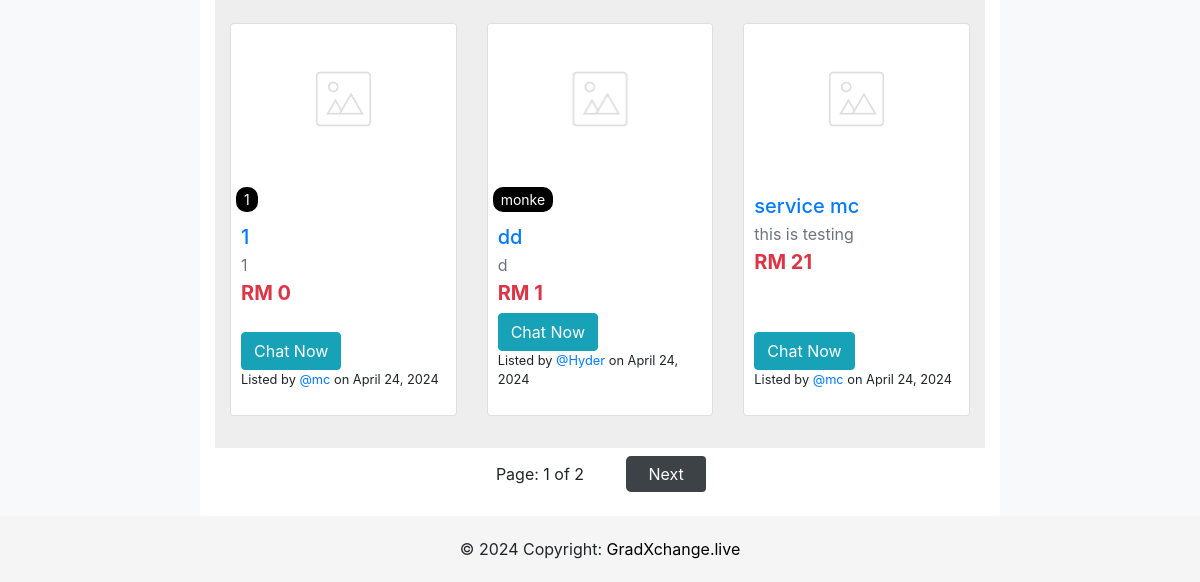
The page /service/ (lower part) on the database as committed earlier.
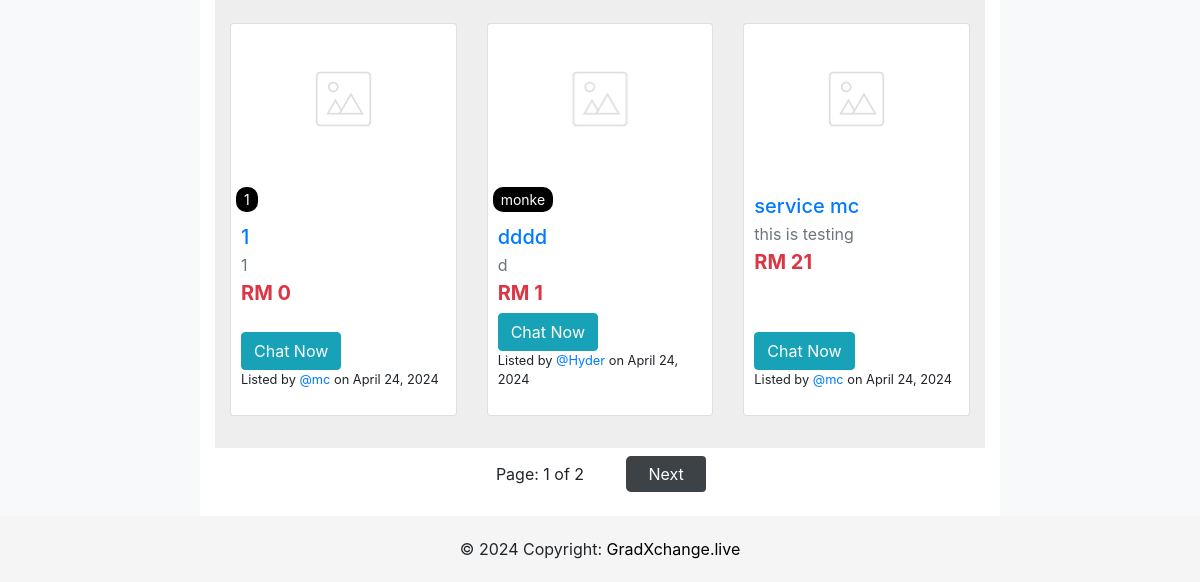
The same page on the database as committed later.
### service/models.py (models this page shows, shortened)
class Service(models.Model):
    tags = TaggableManager()
    service_name = models.CharField(max_length=200)
    service_desc = models.CharField(max_length=200)
    service_detail = models.CharField(max_length=2000)
    service_price = models.IntegerField()
    service_image = models.ImageField(upload_to='images_service', default="notfound.png")
    created =  models.DateTimeField(auto_now_add=True)
    user_name = models.ForeignKey(User, on_delete=models.CASCADE,default=1)

### service/views.py (the view)
# urls.py: path('', views.index, name='index'),
def index(request):
    service_list =  Service.objects.all().order_by('-created')
    service_name = request.GET.get('service_name')
    if service_name != '' and service_name is not None:
        service_list = service_list.filter(service_name__icontains=service_name)
    result_count = service_list.count()
    paginator = Paginator(service_list,12)
    page = request.GET.get('page')
    service_list = paginator.get_page(page)
    context = {
         'service_list':service_list, 'result_count': result_count,'service_name': service_name,
    }
    return render(request, 'service/index.html', context)

### service/templates/service/index.html (shortened to what the changed rows need)
{% extends 'users/base.html' %}
{% load static %}
{% block body %}
<div class="container-fluid">
    <div class="row">
        <div class="col-md-8">
            <section id="item-cards-section" style="background-color: #eee;">
                <div class="container py-2" style="max-width: 900px;">
                    <div class="row">
                        {% for service in service_list %}
                        <div class="col-lg-4 col-md-6 col-sm-12 mb-4">
                            <div class="card zoom-card">
                                <div class="bg-image zoom-image ripple" style="overflow: hidden;">
                                    <a href="{% url 'service:detail' service.id %}"> <img
                                            src="{{ service.service_image.url }}" class="img-fluid"
                                            style="width: 100%; height: 150px; object-fit: contain;" /></a>
                                </div>
                                <div class="tags">
                                    {% for tag in service.tags.all %}
                                    <span class="tag">{{ tag.name }}</span>
                                    {% endfor %}
                                </div>
                                <div class="card-body" style="padding: 10px; display: flex; flex-direction: column;">
                                    <a href="{% url 'service:detail' service.id %}" class="text-reset">
                                        <h5 class="card-title mb-1">{{ service.service_name|truncatechars:50 }}</h5>
                                    </a>
                                    <p class="mb-1 text-muted">{{ service.service_desc|truncatechars:55 }}</p>
                                    <h5 class="mb-2">
                                        <strong class="text-danger">RM {{ service.service_price }}</strong>
                                    </h5>
                                    <div class="mt-auto">
                                        {% if request.user != service.user_name %}
                                        <a id="send-message-btn"
                                            href="{% url 'create_message' service.user_name.profile.pk %}"
                                            class="btn btn-info">Chat Now</a>
                                        {%else%}
                                        <a href="{% url 'service:update_service' service.id %}"
                                            class="btn btn-outline-warning btn-sm">Edit</a>
                                        <a href="{% url 'service:delete_service' service.id %}"
                                            class="btn btn-outline-danger btn-sm">Delete</a>
                                        {% endif %}
                                        <p class="small">
                                            Listed by <span><a
                                                    href="{% url 'account' service.user_name.username %}">@{{service.user_name}}</a></span>
                                            on {{ service.created|date:"F d, Y" }}
                                        </p>
                                    </div>
                                </div>
                            </div>
                        </div>
                        {% endfor %}
                    </div>
                </div>
            </section>
        </div>
    </div>
</div>
{% endblock %}

Rows that differ between the two databases and show on the page:
changed Service "Hyder": service_name "dd" → "dddd"
